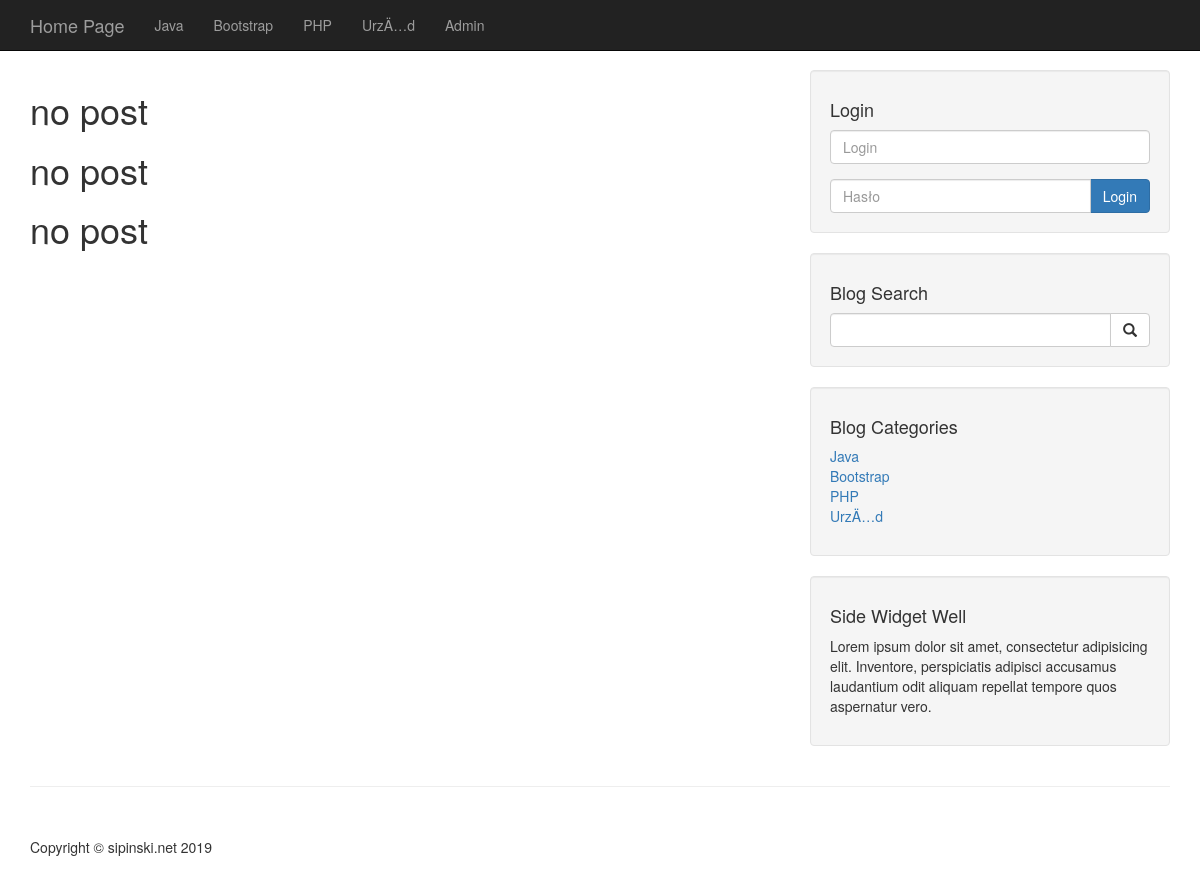
The app's page /, older data.
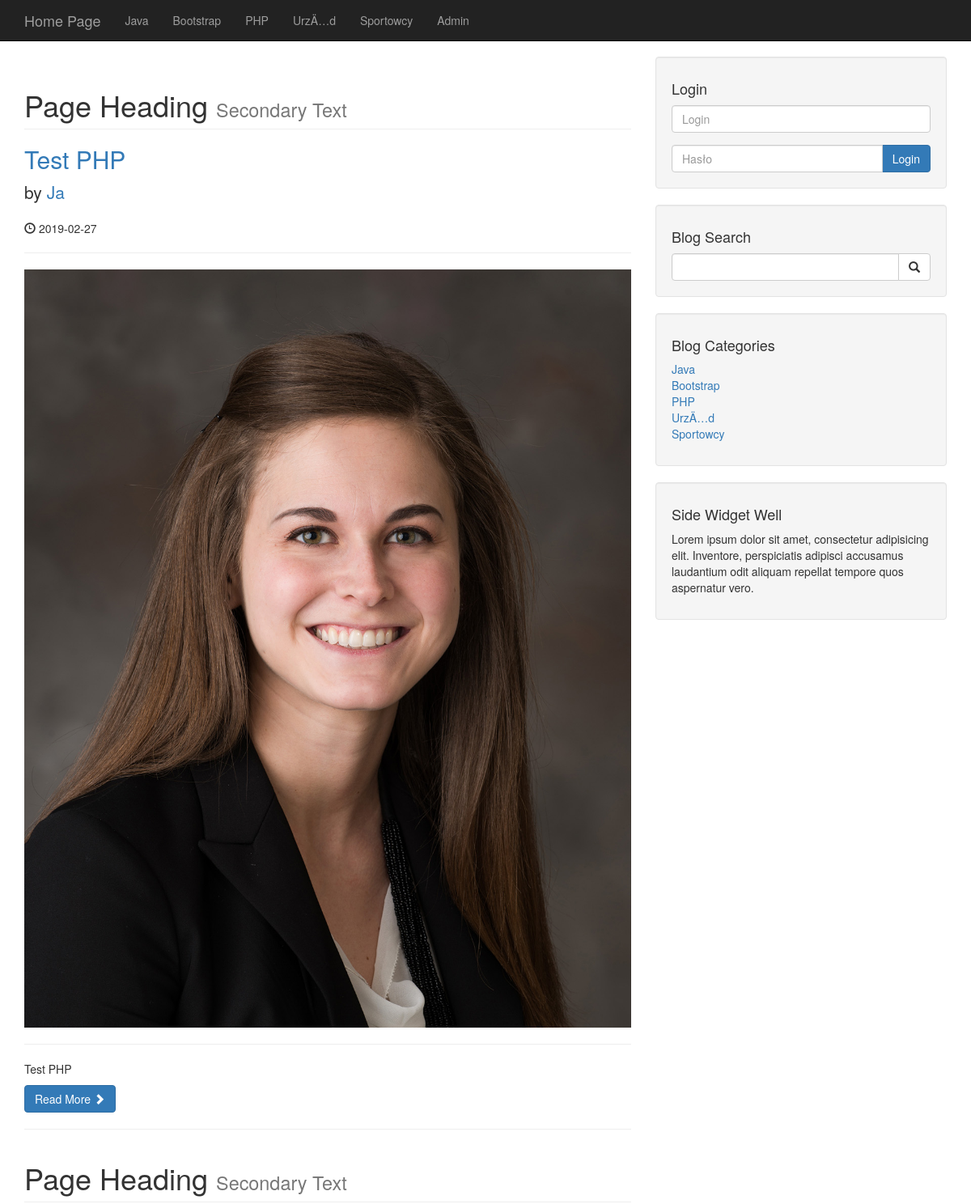
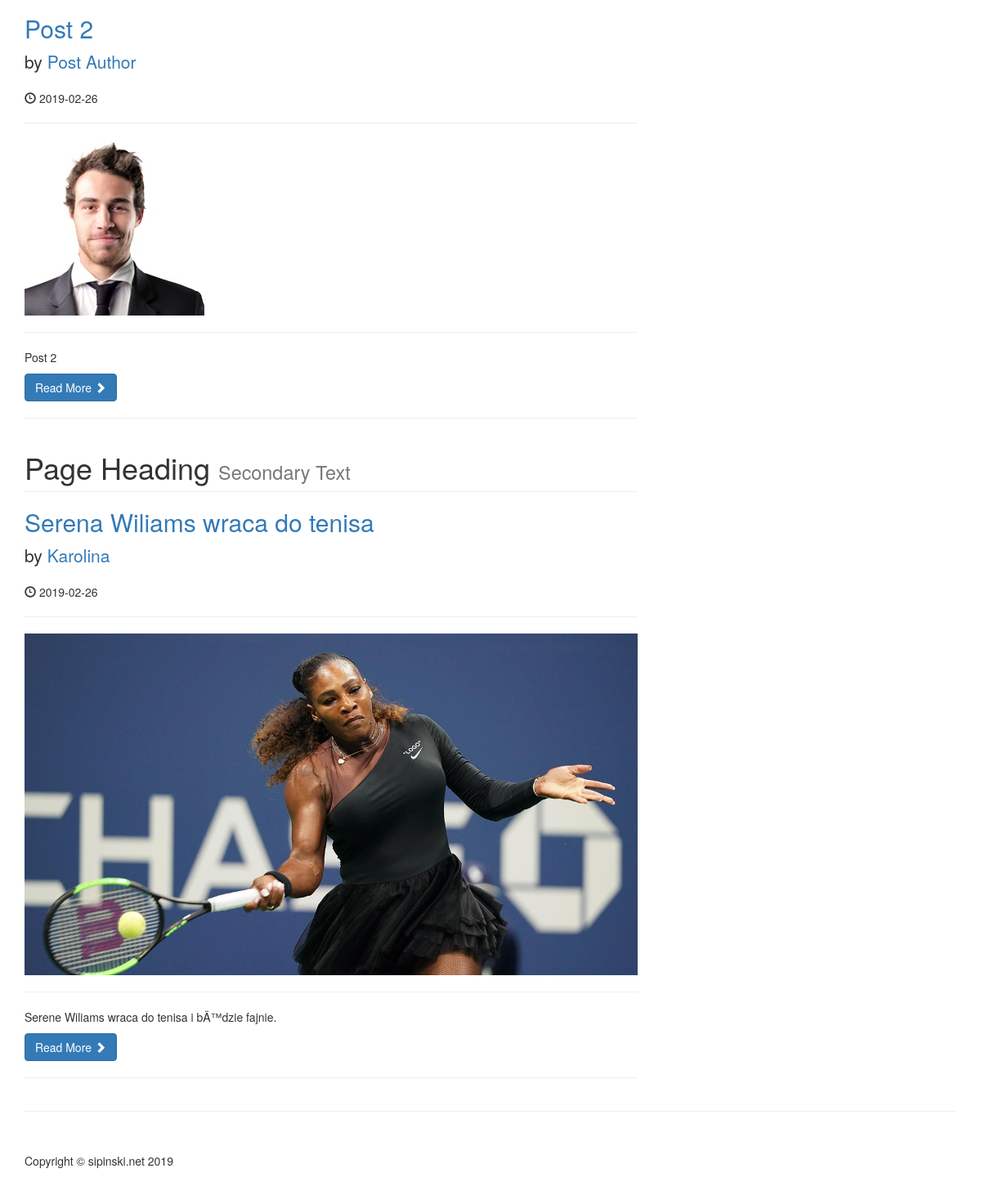
The same page, newer data (2 pictures, top to bottom).
### tables this page shows
CREATE TABLE `categories` (
  `cat_id` int(3) NOT NULL,
  `cat_title` varchar(255) NOT NULL
);

CREATE TABLE `posts` (
  `post_id` int(3) NOT NULL,
  `post_category_id` int(3) NOT NULL,
  `post_title` varchar(255) NOT NULL,
  `post_author` varchar(255) NOT NULL,
  `post_date` date NOT NULL,
  `post_image` text NOT NULL,
  `post_content` text NOT NULL,
  `post_tags` varchar(255) NOT NULL,
  `post_comment_count` int(11) NOT NULL,
  `post_status` varchar(255) NOT NULL DEFAULT 'draft'
);

### index.php (the view)
<?php include "includes/db.php"; ?>
<?php include "includes/header.php"; ?>
<?php include "includes/navigation.php"; ?>
    <div class="container">
        <div class="row">
            <div class="col-md-8">
            <?php
            $query = "SELECT * FROM posts";
                $select_all_posts = mysqli_query($connection,$query);
                while ($row=mysqli_fetch_assoc($select_all_posts)){
                $post_id = $row['post_id'];
                $post_title  = $row['post_title'];
                $post_author = $row['post_author'];
                $post_date = $row['post_date'];
                $post_image = $row['post_image'];
                $post_content = substr($row['post_content'],0,100) ;
                $post_status = $row['post_status'];
                if($post_status !== 'published'){
                    echo "<h1> no post </h1>";
                }else {
               ?>
                   <h1 class="page-header">
                    Page Heading
                    <small>Secondary Text</small>
                </h1>
                <h2>
                   <a href="post.php?p_id=<?php echo $post_id; ?>"><?php echo $post_title; ?></a>
                </h2>
                <p class="lead">
                    by <a href="index.php"><?php echo $post_author?></a>
                </p>
                <p><span class="glyphicon glyphicon-time"></span> <?php echo $post_date?></p>
                <hr>
                <a href="post.php?p_id=<?php echo $post_id; ?>"><img class="img-responsive" src="images/<?php echo $post_image;?>" alt="image" ></a>
                <hr>
                <p><?php echo $post_content?></p>
                <a class="btn btn-primary" href="#">Read More <span class="glyphicon glyphicon-chevron-right"></span></a>
                <hr>
               <?php    }}  ?>
            </div>
<?php include "includes/sidebar.php"; ?>
        </div>
        <hr>
<?php include "includes/footer.php"; ?>

### includes/header.php (shortened to what this page needs)
<!DOCTYPE html>
<html lang="en">
<head>
    <link href="css/bootstrap.min.css" rel="stylesheet">
    <link href="css/blog-home.css" rel="stylesheet">
</head>
<body>

### includes/navigation.php (shortened to what this page needs)
<nav class="navbar navbar-inverse navbar-fixed-top" role="navigation">
    <div class="container">
        <div class="navbar-header">
            <a class="navbar-brand" href="index.php">Home Page</a>
        </div>
        <div class="collapse navbar-collapse" id="bs-example-navbar-collapse-1">
            <ul class="nav navbar-nav">
            <?php
            $query = "SELECT * FROM categories";
            $select_all_categories_query = mysqli_query($connection,$query);
            while ($row=mysqli_fetch_array($select_all_categories_query)){
            $cat_title = $row['cat_title'];
            echo "<li><a href='#'>{$cat_title}</a></li>";
            }
            ?>
                <li>
                    <a href="admin">Admin</a>
                </li>
            </ul>
        </div>
    </div>
</nav>

### includes/sidebar.php
    <div class="col-md-4">
    <div class="well">
        <h4>Login</h4>
        <form action="includes/login.php" method="post">
        <div class="form-group">
            <input name="username" type="text" class="form-control" placeholder="Login">
        </div>
        <div class="input-group">
            <input name="password" type="password" class="form-control" placeholder="Hasło">
            <span class="input-group-btn">
                <button class="btn btn-primary" name="login" type="submit">Login</button>
            </span>
        </div>
        </form>
    </div>
    <div class="well">
        <h4>Blog Search</h4>
        <form action="search.php" method="post">
        <div class="input-group">
            <input name="search" type="text" class="form-control">
            <span class="input-group-btn">
                <button name ="submit" class="btn btn-default" type="submit" value="szukaj">
                    <span class="glyphicon glyphicon-search"></span>
            </button>
            </span>
        </div>
        </form>
    </div>
    <div class="well">
    <?php
    $query = "SELECT * FROM categories";
    $select_categories_sidebar = mysqli_query($connection,$query);
    ?>
        <h4>Blog Categories</h4>
        <div class="row">
            <div class="col-lg-12">
                <ul class="list-unstyled">
        <?php
        while ($row=mysqli_fetch_array($select_categories_sidebar)){
        $cat_title = $row['cat_title'];
        $cat_id = $row['cat_id'];
        echo "<li><a href='category.php?category=$cat_id'>{$cat_title}</a></li>";
             }
        ?>
                </ul>
            </div>
        </div>
    </div>
<?php include "includes/widget.php";?>
</div>

### includes/widget.php
<div class="well">
<h4>Side Widget Well</h4>
<p>Lorem ipsum dolor sit amet, consectetur adipisicing elit. Inventore, perspiciatis adipisci accusamus laudantium odit aliquam repellat tempore quos aspernatur vero.</p>
</div>

### includes/footer.php (shortened to what this page needs)
        <footer>
            <div class="row">
                <div class="col-lg-12">
                    <p>Copyright &copy; sipinski.net 2019</p>
                </div>
            </div>
        </footer>
    </div>
</body>
</html>

### css/blog-home.css (style rules this page uses)
body { padding-top: 70px; }
footer { margin: 50px 0; }

Row changes from the older to the newer data that the page shows:
removed posts: post_status "no post"
removed posts: post_status "no post"
removed posts: post_status "no post"
added categories: cat_title "Sportowcy"
added posts: post_title "Test PHP", post_author "Ja", post_date "2019-02-27", post_image (picture), post_content "Test PHP"
added posts: post_title "Post 2", post_author "Post Author", post_date "2019-02-26", post_image (picture), post_content "Post 2"
added posts: post_title "Serena Wiliams wraca do tenisa", post_author "Karolina", post_date "2019-02-26", post_image (picture), post_content "Serene Wiliams wraca do tenisa i bÄ™dzie fajnie."
